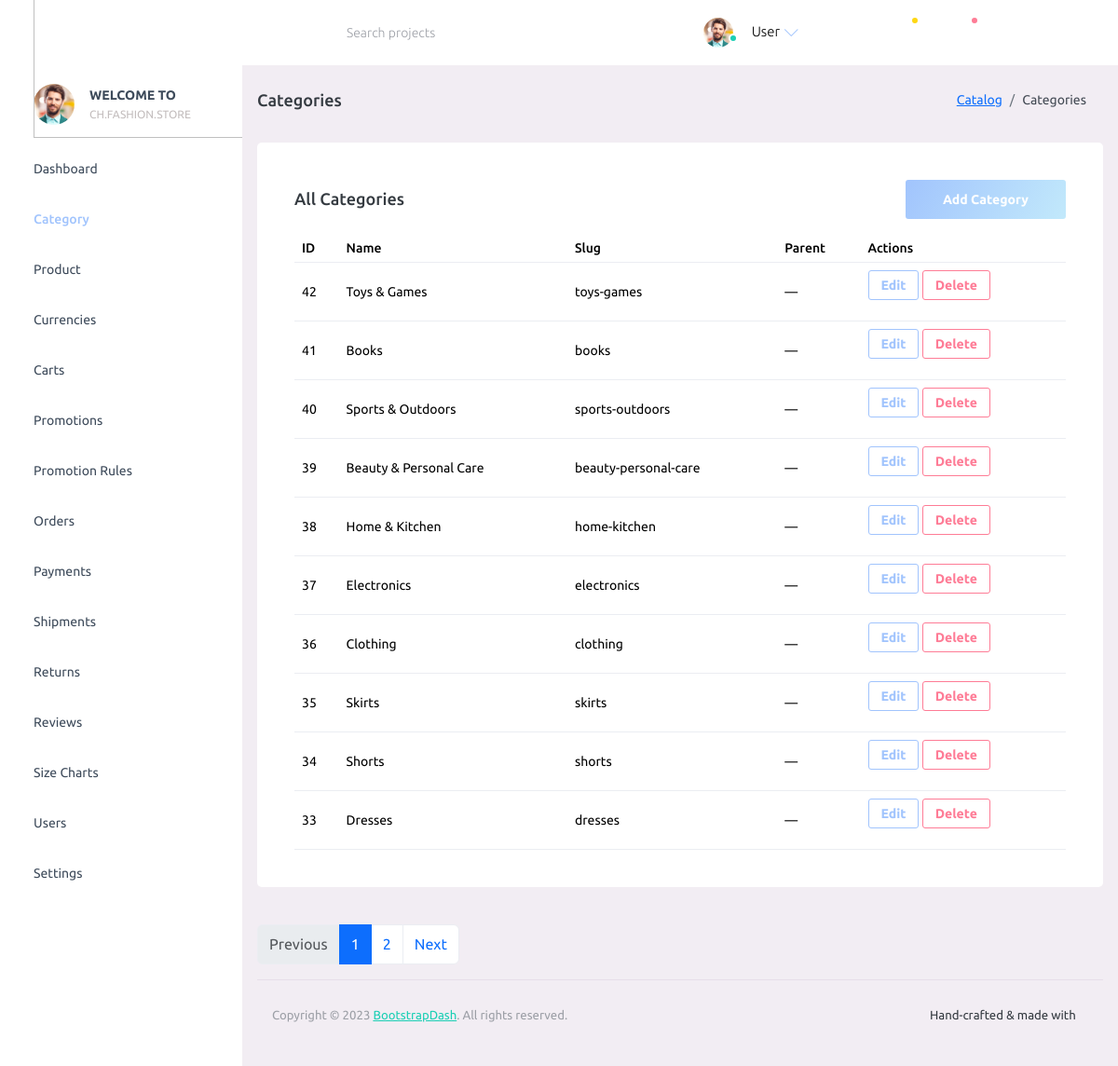
/admin/?p=category, run on the app's committed database.
### tables this page shows
CREATE TABLE IF NOT EXISTS `categories` (
  `id` bigint(20) UNSIGNED NOT NULL AUTO_INCREMENT,
  `name` varchar(150) NOT NULL,
  `slug` varchar(180) NOT NULL,
  `parent_id` bigint(20) UNSIGNED DEFAULT NULL,
  PRIMARY KEY (`id`),
  UNIQUE KEY `slug` (`slug`),
  KEY `fk_categories_parent` (`parent_id`)
);

### admin/config/database.php (called while the page is built)
<?php
function db(): PDO
{
      static $pdo = null;
      if ($pdo instanceof PDO) {
            return $pdo;
      }
      $dsn = getenv('FS_DB_DSN') ?: 'mysql:host=127.0.0.1;port=3306;dbname=fashionstore;charset=utf8mb4';
      $user = getenv('FS_DB_USER') ?: 'root';
      $pass = getenv('FS_DB_PASS') ?: '';
      $options = [
            PDO::ATTR_ERRMODE => PDO::ERRMODE_EXCEPTION,
            PDO::ATTR_DEFAULT_FETCH_MODE => PDO::FETCH_ASSOC,
            PDO::ATTR_EMULATE_PREPARES => false,
      ];
      $pdo = new PDO($dsn, $user, $pass, $options);
      try {
            $pdo->exec("SET SESSION sql_mode='STRICT_TRANS_TABLES,ERROR_FOR_DIVISION_BY_ZERO,NO_ENGINE_SUBSTITUTION'");
      } catch (Throwable $e) {
      }
      return $pdo;
}

### admin/config/function.php (called while the page is built, shortened)
<?php
require_once __DIR__ . '/database.php';
function db_all(string $sql, array $params = []): array
{
      $stmt = db()->prepare($sql);
      $stmt->execute($params);
      return $stmt->fetchAll();
}
function db_one(string $sql, array $params = []): ?array
{
      $stmt = db()->prepare($sql);
      $stmt->execute($params);
      $row = $stmt->fetch();
      return $row === false ? null : $row;
}

### admin/pages/category.php (the view, shortened to what this page needs)
<?php
require_once __DIR__ . '/../config/function.php';
$page = max(1, (int)($_GET['page'] ?? 1));
$perPage = 10;
$offset = ($page - 1) * $perPage;
$totalRow = db_one('SELECT COUNT(*) AS c FROM categories');
$total = (int)($totalRow['c'] ?? 0);
$totalPages = max(1, (int)ceil($total / $perPage));
$cats = db_all('SELECT id, name, slug, parent_id FROM categories ORDER BY id DESC LIMIT ? OFFSET ?', [$perPage, $offset]);
?>
<div class="page-header">
      <h3 class="page-title"> Categories </h3>
      <nav aria-label="breadcrumb">
            <ol class="breadcrumb">
                  <li class="breadcrumb-item"><a href="#">Catalog</a></li>
                  <li class="breadcrumb-item active" aria-current="page">Categories</li>
            </ol>
      </nav>
</div>
<div class="row">
      <div class="col-lg-12 grid-margin stretch-card">
            <div class="card">
                  <div class="card-body">
                        <div class="d-flex justify-content-between align-items-center mb-3">
                              <h4 class="card-title mb-0">All Categories</h4>
                              <button type="button" class="btn btn-gradient-primary" data-bs-toggle="modal" data-bs-target="#addCategoryModal">Add Category</button>
                        </div>
                        <div class="table-responsive">
                              <table class="table" id="categories-table">
                                    <thead>
                                          <tr>
                                                <th>ID</th>
                                                <th>Name</th>
                                                <th>Slug</th>
                                                <th>Parent</th>
                                                <th>Actions</th>
                                          </tr>
                                    </thead>
                                    <tbody>
                                          <?php foreach ($cats as $c): ?>
                                                <tr>
                                                      <td><?php echo (int)$c['id']; ?></td>
                                                      <td><?php echo htmlspecialchars($c['name'], ENT_QUOTES); ?></td>
                                                      <td><?php echo htmlspecialchars($c['slug'], ENT_QUOTES); ?></td>
                                                      <td>
                                                            <?php
                                                            $parentName = '—';
                                                            echo $parentName;
                                                            ?>
                                                      </td>
                                                      <td>
                                                            <button type="button" class="btn btn-sm btn-outline-primary" data-bs-toggle="modal" data-bs-target="#editCategoryModal-<?php echo (int)$c['id']; ?>">Edit</button>
                                                            <form method="post" style="display:inline-block" onsubmit="return confirm('Delete this category?');">
                                                                  <button type="submit" class="btn btn-sm btn-outline-danger">Delete</button>
                                                            </form>
                                                      </td>
                                                </tr>
                                          <?php endforeach; ?>
                                    </tbody>
                              </table>
                        </div>
                  </div>
            </div>
      </div>
</div>
<?php if ($totalPages > 1): ?>
      <nav aria-label="Categories pagination">
            <ul class="pagination">
                  <li class="page-item <?php echo $page <= 1 ? 'disabled' : ''; ?>">
                        <a class="page-link" href="/admin/?p=category&page=<?php echo max(1, $page - 1); ?>">Previous</a>
                  </li>
                  <?php for ($i = 1; $i <= $totalPages; $i++): ?>
                        <li class="page-item <?php echo $i === $page ? 'active' : ''; ?>">
                              <a class="page-link" href="/admin/?p=category&page=<?php echo $i; ?>"><?php echo $i; ?></a>
                        </li>
                  <?php endfor; ?>
                  <li class="page-item <?php echo $page >= $totalPages ? 'disabled' : ''; ?>">
                        <a class="page-link" href="/admin/?p=category&page=<?php echo min($totalPages, $page + 1); ?>">Next</a>
                  </li>
            </ul>
      </nav>
<?php endif; ?>

### data on the page
categories: id "42", name "Toys & Games", slug "toys-games", parentName "—"
categories: id "41", name "Books", slug "books", parentName "—"
categories: id "40", name "Sports & Outdoors", slug "sports-outdoors", parentName "—"
categories: id "39", name "Beauty & Personal Care", slug "beauty-personal-care", parentName "—"
categories: id "38", name "Home & Kitchen", slug "home-kitchen", parentName "—"
categories: id "37", name "Electronics", slug "electronics", parentName "—"
categories: id "36", name "Clothing", slug "clothing", parentName "—"
categories: id "35", name "Skirts", slug "skirts", parentName "—"
categories: id "34", name "Shorts", slug "shorts", parentName "—"
categories: id "33", name "Dresses", slug "dresses", parentName "—"

### other printed values
$displayName "User"
